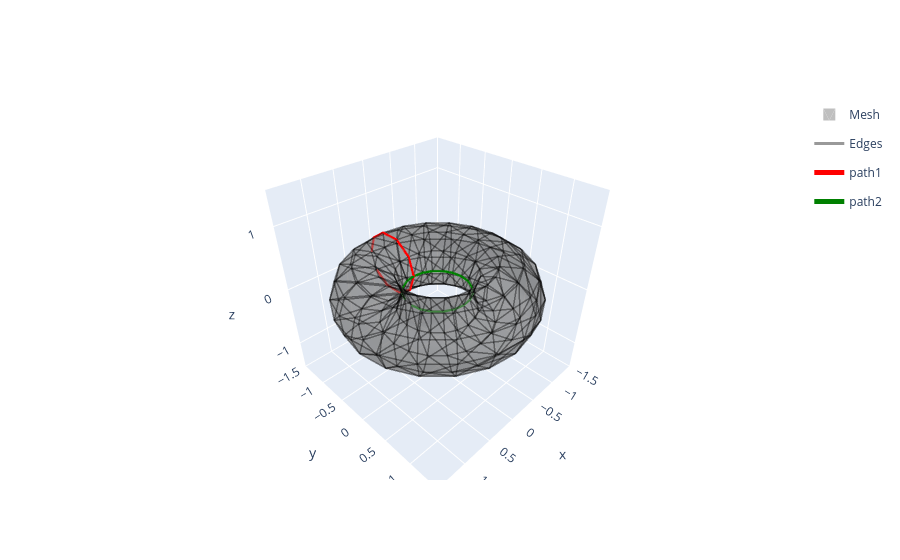

Notebook source saved alongside this figure:
### Code cell
loaded_mesh = sc.load_mesh("data/synthetic/torus_ratio_0.5_n_theta_20_n_phi_10.obj")
V, F = loaded_mesh.get_vertices(), loaded_mesh.get_faces()
path1 = V[
    [
        15,
        35,
        55,
        75,
        95,
        115,
        135,
        155,
        175,
        195,
    ]
]
path2 = V[
    [
        100,
        101,
        102,
        103,
        104,
        105,
        106,
        107,
        108,
        109,
        110,
        111,
        112,
        113,
        114,
        115,
        116,
        117,
        118,
        119,
    ]
]

fig = plotly_draw_3D_mesh(
    V,
    F,
    show_now=False,
    edge_color_width=3,
    mesh_color="grey",
    edge_color_opacity=0.4,
    mesh_color_opacity=0.5,
)

fig.add_trace(
    go.Scatter3d(
        x=path1[:, 0],
        y=path1[:, 1],
        z=path1[:, 2],
        mode="lines",
        line=dict(color="red", width=5),
        name="path1",
    )
)
fig.add_trace(
    go.Scatter3d(
        x=path2[:, 0],
        y=path2[:, 1],
        z=path2[:, 2],
        mode="lines",
        line=dict(color="green", width=5),
        name="path2",
    )
)

fig.show()

### Figure 1 — Plotly figure (JSON) as saved in the notebook; plotly's stock layout.template omitted (floating-point values rounded to 4 significant figures; data arrays with more than 128 entries replaced by an {"elided": "..."} marker saying what was removed)
{"data": [{"color": "grey", "i": {"elided": "400 int values"}, "j": {"elided": "400 int values"}, "k": {"elided": "400 int values"}, "legendgroup": "Mesh", "name": "Mesh", "opacity": 0.5, "showlegend": true, "type": "mesh3d", "x": {"elided": "200 float values"}, "y": {"elided": "200 float values"}, "z": {"elided": "200 float values"}}, {"legendgroup": "Edges", "line": {"color": "black", "width": 3}, "mode": "lines", "name": "Edges", "opacity": 0.4, "showlegend": true, "type": "scatter3d", "x": {"elided": "1800 float values"}, "y": {"elided": "1800 float values"}, "z": {"elided": "1800 float values"}}, {"line": {"color": "red", "width": 5}, "mode": "lines", "name": "path1", "type": "scatter3d", "x": [0, 0, 0, 0, 0, 0, 0, 0, 0, 0], "y": [-1.5, -1.405, -1.155, -0.8455, -0.5955, -0.5, -0.5955, -0.8455, -1.155, -1.405], "z": [0, 0.2939, 0.4755, 0.4755, 0.2939, 0, -0.2939, -0.4755, -0.4755, -0.2939]}, {"line": {"color": "green", "width": 5}, "mode": "lines", "name": "path2", "type": "scatter3d", "x": [0.5, 0.4755, 0.4045, 0.2939, 0.1545, 0, -0.1545, -0.2939, -0.4045, -0.4755, -0.5, -0.4755, -0.4045, -0.2939, -0.1545, 0, 0.1545, 0.2939, 0.4045, 0.4755], "y": [0, 0.1545, 0.2939, 0.4045, 0.4755, 0.5, 0.4755, 0.4045, 0.2939, 0.1545, 0, -0.1545, -0.2939, -0.4045, -0.4755, -0.5, -0.4755, -0.4045, -0.2939, -0.1545], "z": [0, 0, 0, 0, 0, 0, 0, 0, 0, 0, 0, 0, 0, 0, 0, 0, 0, 0, 0, 0]}], "layout": {"scene": {"aspectmode": "cube", "xaxis": {"range": [-1.5, 1.5]}, "yaxis": {"range": [-1.5, 1.5]}, "zaxis": {"range": [-1.5, 1.5]}}}}
